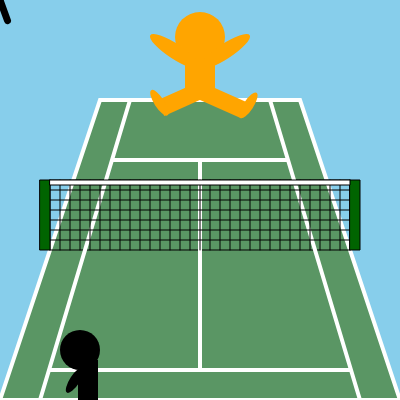
Frame 1 (no input)
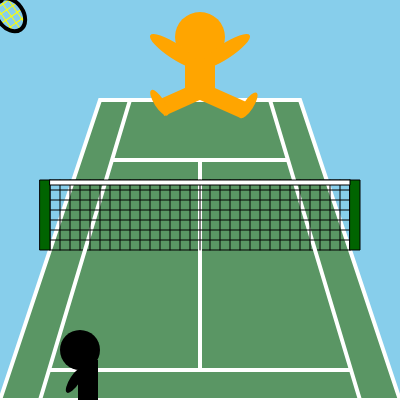
Frame 60 (no input)
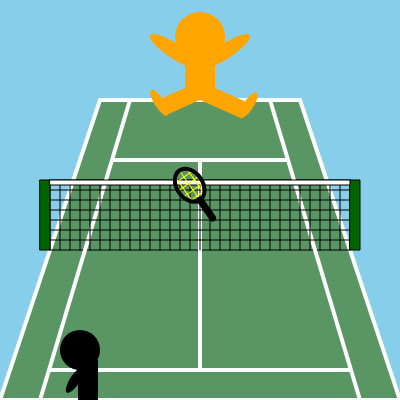
Frame 120 (the mouse pressed at the canvas centre since frame 60)

The p5.js sketch that drew these frames (run headless with seeded random() and noise() and a simulated clock; from frame 60 on, the mouse is pressed at the canvas centre):

// p5.js sketch
// ── sketch.js
function setup() {
  createCanvas(400, 400);
}

function draw() {
  background('skyblue');
  fill(90,150,100);
  stroke('white');
  strokeWeight(4);
  quad(100, 100, 300, 100, 400, 400, 0, 400);
  //테니스 코트
  strokeWeight(1);
  stroke('black');
  line(50, 250, 50, 180);
  line(350, 250, 350, 180);
  line(50, 180, 350, 180);
  line(50, 250, 350, 250);
  // 테니스 네트 테두리
  strokeWeight(4);
  stroke('white');
  line(130, 100, 40, 400);
  line(270, 100, 360, 400);
  line(113, 160, 287, 160);
  line(200, 160, 200, 250);
  line(200, 250, 200, 370);
  line(50, 370, 350, 370);
  // 테니스 코트 라인
  strokeWeight(1);
  stroke('black');  
  line(60, 180, 60, 250);
  line(70, 180, 70, 250);
  line(80, 180, 80, 250);
  line(90, 180, 90, 250);
  line(100, 180, 100, 250);
  line(110, 180, 110, 250);
  line(120, 180, 120, 250);
  line(130, 180, 130, 250);
  line(140, 180, 140, 250);
  line(150, 180, 150, 250);
  line(160, 180, 160, 250);
  line(170, 180, 170, 250);
  line(180, 180, 180, 250);
  line(190, 180, 190, 250);
  line(200, 180, 200, 250);
  line(210, 180, 210, 250);
  line(220, 180, 220, 250);
  line(230, 180, 230, 250);
  line(240, 180, 240, 250);
  line(250, 180, 250, 250);
  line(260, 180, 260, 250);
  line(270, 180, 270, 250);
  line(280, 180, 280, 250);
  line(290, 180, 290, 250);
  line(300, 180, 300, 250);
  line(310, 180, 310, 250);
  line(320, 180, 320, 250);
  line(330, 180, 330, 250);
  line(340, 180, 340, 250);
  line(50, 190, 350, 190);
  line(50, 200, 350, 200);
  line(50, 210, 350, 210);
  line(50, 220, 350, 220);
  line(50, 230, 350, 230);
  line(50, 240, 350, 240);
  // 테니스 그물망
  fill(0, 100, 0);
  rect(40, 180, 10, 70);
  rect(350, 180, 10, 70);
  fill(255);
  rect(50, 180, 300, 5);
  // 기둥, 네트 윗부분
  noStroke();
  fill('orange');
  ellipse(200, 37, 50, 50);
  push();
  translate(170,60)
  rotate(10)
  ellipse(0, 10, 60, 15);
  pop();
  push();
  translate(230,60)
  rotate(-10)
  ellipse(0, 10, 60, 15);
  pop();
  push();
  translate(190,100)
  rotate(20);
  rect(-13, -15, 17, 45);
  pop();
  push();
  translate(200,100)
  rotate(-20);
  rect(0, 0, 17, 45);
  pop();
  rect(185, 60, 30, 40);
  push();
  translate(160,100);
  rotate(-10);
  ellipse(2, -2, 10, 30);
  pop();
  push();
  translate(240, 100);
  rotate(10);
  ellipse(-10, 0, 10, 30);
  pop();
  //이긴 사람
  noStroke();
  fill('black');
  ellipse(80, 350, 40, 40);
  rect(78, 360, 20, 50);
  push();
  translate(75, 380);
  rotate(10);
  ellipse(0, 0, 10, 30);
  pop();
  //진 사람
  function drawRacket(x, y) {
  push();
  translate(x, y);
  rotate(radians(frameCount*15-35));
  stroke('yellow');
  strokeWeight(1);
  line(-9, -28, 9, -28);
  line(-12, -20, 12, -20);
  line(-12, -12, 12, -12);
  line(-9, -5, 9, -5);
  line(-7, -34, -7, -2);
  line(0, -36, 0, 0);
  line(7, -34, 7, -2);
  //스트링
  noFill();
  stroke('black');
  strokeWeight(4);
  ellipse(0, -18, 26, 36);
  //라켓 테두리
  stroke('black');
  strokeWeight(7);
  line(0, 0, 0, 22);
  //라켓 손잡이
  pop();
}
noCursor();
drawRacket(mouseX, mouseY);
}
